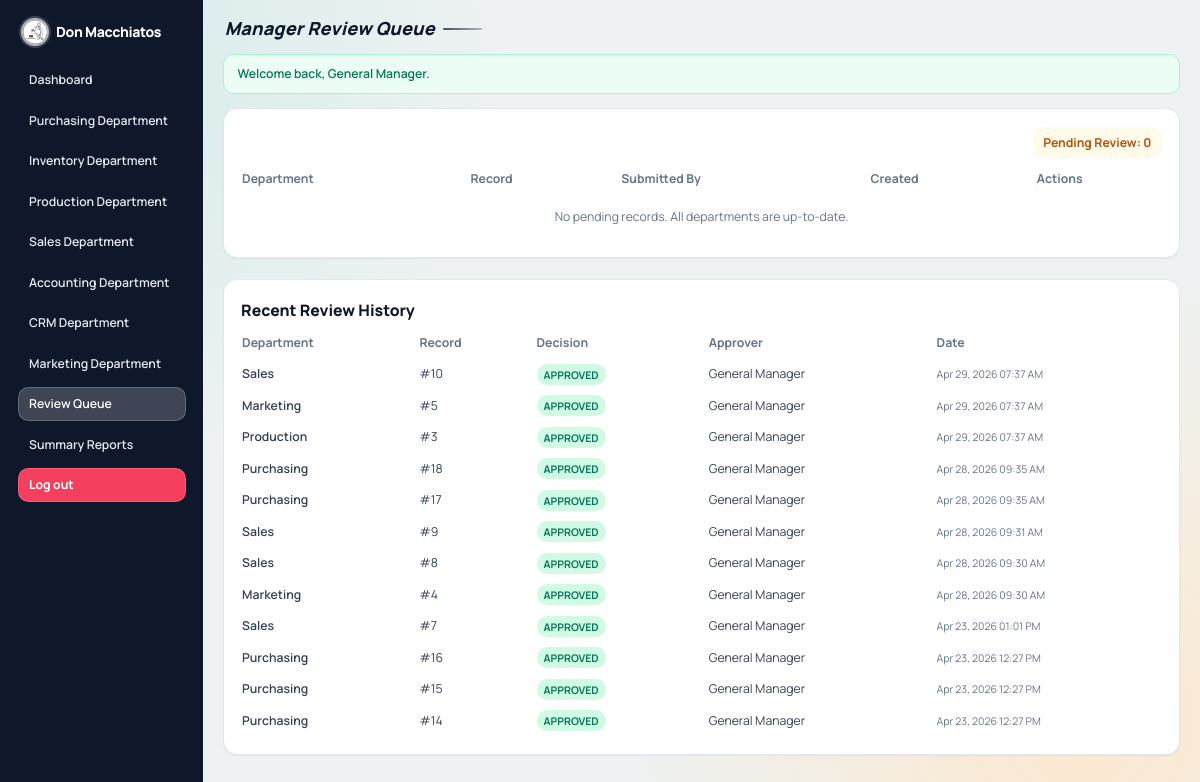
Before: /approvals.php (signed in) with the older database file.
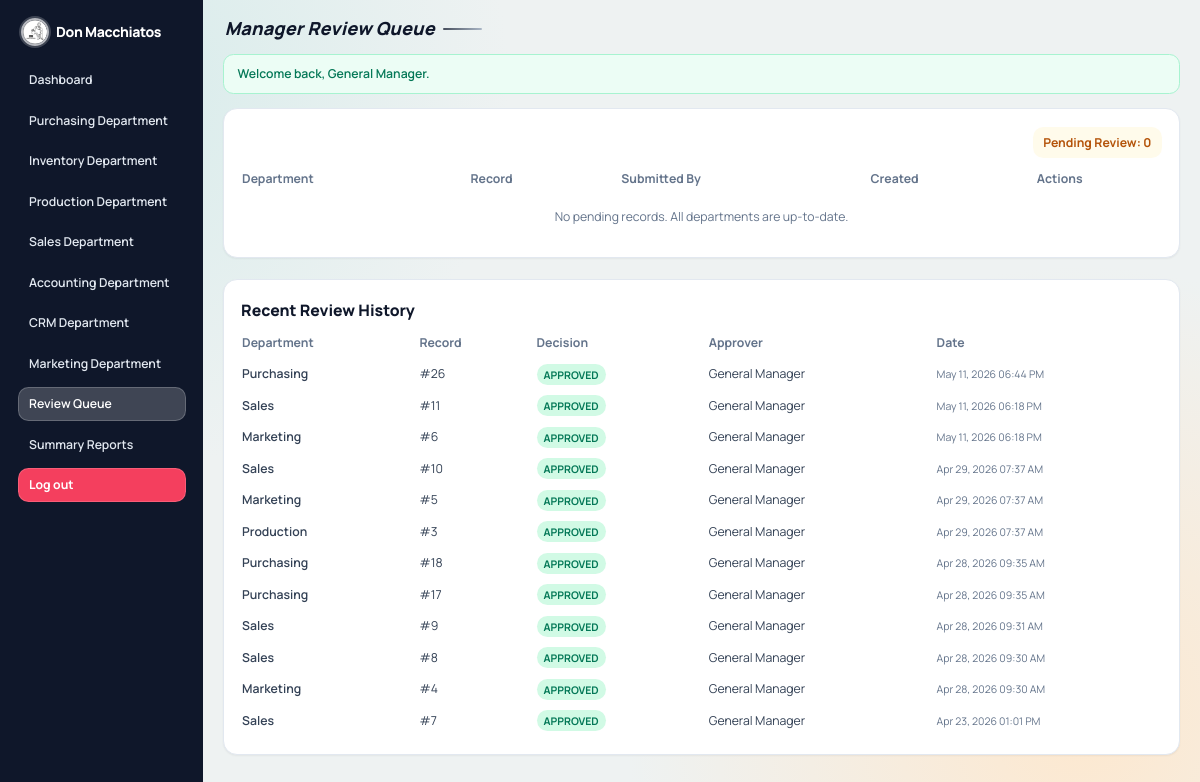
After: the same page with the newer database file.
### tables this page shows
CREATE TABLE `approval_logs` (
  `id` int(10) UNSIGNED NOT NULL,
  `module` enum('purchasing','inventory','production','sales','accounting','crm','marketing') NOT NULL,
  `record_id` int(10) UNSIGNED NOT NULL,
  `action` enum('approved','rejected') NOT NULL,
  `note` text DEFAULT NULL,
  `action_by` int(10) UNSIGNED DEFAULT NULL,
  `action_at` datetime NOT NULL DEFAULT current_timestamp()
);

CREATE TABLE `users` (
  `id` int(10) UNSIGNED NOT NULL,
  `full_name` varchar(120) NOT NULL,
  `username` varchar(60) NOT NULL,
  `password_hash` varchar(255) NOT NULL,
  `role` enum('general_manager','department_head') NOT NULL,
  `department` enum('purchasing','inventory','production','sales','accounting','crm','marketing') DEFAULT NULL,
  `created_at` datetime NOT NULL DEFAULT current_timestamp(),
  `updated_at` datetime NOT NULL DEFAULT current_timestamp() ON UPDATE current_timestamp()
);

### includes/functions.php (called while the page is built, shortened)
<?php
function e($value): string
{
    return htmlspecialchars((string) $value, ENT_QUOTES, 'UTF-8');
}
function consume_flashes(): array
{
    $flashes = $_SESSION['flashes'] ?? [];
    return $flashes;
}
function departments(): array
{
    global $DEPARTMENTS;
    return $DEPARTMENTS;
}
function department_label(string $departmentKey): string
{
    $list = departments();
    return $list[$departmentKey] ?? ucfirst($departmentKey);
}
function department_short_label(string $departmentKey): string
{
    return trim(str_replace(' Department', '', department_label($departmentKey)));
}
function can_user_access_department(array $user, string $departmentKey): bool
{
    if (($user['role'] ?? null) === ROLE_GENERAL_MANAGER) {
        return in_array($departmentKey, ['purchasing', 'inventory', 'production', 'sales', 'accounting', 'crm', 'marketing'], true);
    }
    return ($user['role'] ?? null) === ROLE_DEPARTMENT_HEAD && ($user['department'] ?? '') === $departmentKey;
}
function format_table_value(string $column, $value): string
{
    if (in_array($column, ['created_at', 'updated_at', 'approved_at', 'last_purchase_at', 'paid_at', 'received_verified_at'], true)) {
        $timestamp = strtotime((string) $value);
        return $timestamp ? date('M d, Y h:i A', $timestamp) : (string) $value;
    }
    return (string) $value;
}

### config.php (called while the page is built, shortened)
<?php
$DEPARTMENTS = [
    'purchasing' => 'Purchasing Department',
    'inventory' => 'Inventory Department',
    'production' => 'Production Department',
    'sales' => 'Sales Department',
    'accounting' => 'Accounting Department',
    'crm' => 'CRM Department',
    'marketing' => 'Marketing Department',
];

### includes/auth.php (called while the page is built, shortened)
<?php
function current_user(): ?array
{
    return $_SESSION['user'] ?? null;
}

### approvals.php (the view, shortened to what the changed rows need)
<?php
$pdo = db();
$recentLogs = $pdo->query("SELECT l.*, u.full_name AS approver_name
    FROM approval_logs l
    LEFT JOIN users u ON u.id = l.action_by
    ORDER BY l.action_at DESC
    LIMIT 12")
    ->fetchAll();
$pageTitle = 'Manager Review Queue';
$activePage = 'approvals';
require_once __DIR__ . '/includes/layout_top.php';
?>
<section class="rounded-2xl border border-slate-200 bg-white p-5 shadow-sm">
    <div class="mb-3 text-left sm:text-right">
    </div>
    <div class="table-scroll">
        <table class="stack-table w-full min-w-[860px] text-sm">
            <thead>
            <tr class="text-left text-slate-500">
                <th class="pb-2 pr-4" data-priority="high">Department</th>
                <th class="pb-2 pr-4" data-priority="high">Record</th>
                <th class="pb-2 pr-4" data-priority="low">Submitted By</th>
                <th class="pb-2 pr-4" data-priority="low">Created</th>
                <th class="pb-2" data-priority="high">Actions</th>
            </tr>
            </thead>
        </table>
    </div>
</section>
<section class="mt-6 rounded-2xl border border-slate-200 bg-white p-5 shadow-sm">
    <h3 class="text-lg font-extrabold text-slate-900">Recent Review History</h3>
    <div class="table-scroll mt-3">
        <table class="stack-table w-full min-w-[760px] text-sm">
            <thead>
            <tr class="text-left text-slate-500">
                <th class="pb-2 pr-4" data-priority="high">Department</th>
                <th class="pb-2 pr-4" data-priority="high">Record</th>
                <th class="pb-2 pr-4" data-priority="high">Decision</th>
                <th class="pb-2 pr-4" data-priority="low">Approver</th>
                <th class="pb-2" data-priority="low">Date</th>
            </tr>
            </thead>
            <tbody class="text-slate-700">
            <?php if ($recentLogs): ?>
                <?php foreach ($recentLogs as $log): ?>
                    <tr class="border-t border-slate-100">
                        <td class="py-2 pr-4 font-semibold"><?= e(department_short_label((string) $log['module'])) ?></td>
                        <td class="py-2 pr-4">#<?= e((string) $log['record_id']) ?></td>
                        <td class="py-2 pr-4">
                            <span class="rounded-full px-2 py-1 text-xs font-bold <?= $log['action'] === 'approved' ? 'bg-emerald-100 text-emerald-700' : 'bg-rose-100 text-rose-700' ?>"><?= e(strtoupper((string) $log['action'])) ?></span>
                        </td>
                        <td class="py-2 pr-4"><?= e($log['approver_name'] ?? '-') ?></td>
                        <td class="py-2 text-xs text-slate-500"><?= e(format_table_value('updated_at', $log['action_at'] ?? null)) ?></td>
                    </tr>
                <?php endforeach; ?>
            <?php else: ?>
                <tr>
                    <td colspan="5" class="py-4 text-center text-slate-500">No approval history yet.</td>
                </tr>
            <?php endif; ?>
            </tbody>
        </table>
    </div>
</section>
<?php require_once __DIR__ . '/includes/layout_bottom.php'; ?>

### includes/layout_top.php (shortened to what the changed rows need)
<?php
$user = current_user();
$navClass = static function (bool $active): string {
    if ($active) {
        return 'bg-white/20 text-white border border-white/20';
    }
    return 'text-slate-200 border border-transparent hover:bg-white/10 hover:border-white/20';
};
$tailwindCssFile = __DIR__ . '/../assets/css/tailwind.css';
$tailwindCssVersion = is_file($tailwindCssFile) ? (string) filemtime($tailwindCssFile) : '1';
$fontCssFile = __DIR__ . '/../assets/css/fonts.css';
$fontCssVersion = is_file($fontCssFile) ? (string) filemtime($fontCssFile) : '1';
?>
<!doctype html>
<html lang="en">
<head>
    <link rel="stylesheet" href="assets/css/fonts.css?v=<?= e($fontCssVersion) ?>">
    <link rel="stylesheet" href="assets/css/tailwind.css?v=<?= e($tailwindCssVersion) ?>">
</head>
<body>
<div class="min-h-screen flex w-full overflow-x-hidden">
    <aside class="app-sidebar hidden md:flex md:fixed md:inset-y-0 md:left-0 md:flex-col md:overflow-y-auto bg-slate-900 text-slate-100 p-4 lg:p-5">
        <div>
            <div class="mb-5 flex items-center gap-2 px-1">
                <h1 class="overflow-hidden text-ellipsis whitespace-nowrap text-base font-extrabold tracking-tight text-white"><?= e(APP_NAME) ?></h1>
            </div>
            <nav class="space-y-2">
                <a href="dashboard.php" class="block rounded-xl px-3 py-2 text-sm font-semibold <?= $navClass($activePage === 'dashboard') ?>">Dashboard</a>
                <?php foreach (departments() as $departmentKey => $departmentName): ?>
                    <?php if (can_user_access_department($user ?? [], $departmentKey)): ?>
                        <a href="department.php?dept=<?= e($departmentKey) ?>" class="block rounded-xl px-3 py-2 text-sm font-semibold <?= $navClass($activePage === 'department_' . $departmentKey) ?>"><?= e($departmentName) ?></a>
                    <?php endif; ?>
                <?php endforeach; ?>
                <?php if (($user['role'] ?? '') === ROLE_GENERAL_MANAGER): ?>
                    <a href="approvals.php" class="block rounded-xl px-3 py-2 text-sm font-semibold <?= $navClass($activePage === 'approvals') ?>">Review Queue</a>
                    <a href="reports.php" class="block rounded-xl px-3 py-2 text-sm font-semibold <?= $navClass($activePage === 'reports') ?>">Summary Reports</a>
                <?php endif; ?>
                <a href="logout.php" class="mt-3 block rounded-xl border border-rose-300/30 bg-rose-500 px-3 py-2 text-sm font-bold text-white hover:bg-rose-400">Log out</a>
            </nav>
        </div>
    </aside>
    <main class="app-main flex-1">
        <div class="app-content-wrap">
            <header class="app-page-title-wrap" role="banner">
                <div class="app-page-title-main">
                    <h2 class="app-page-title text-slate-900"><?= e($pageTitle) ?></h2>
                </div>
            </header>
            <?php foreach (consume_flashes() as $flash): ?>
                <div class="mb-4 rounded-xl border px-4 py-3 text-sm font-semibold <?= $flash['type'] === 'success' ? 'border-emerald-200 bg-emerald-50 text-emerald-700' : 'border-rose-200 bg-rose-50 text-rose-700' ?>">
                    <?= e($flash['message']) ?>
                </div>
            <?php endforeach; ?>

Changed rows visible on the page:
no longer on this page (row unchanged): approval_logs: module "Purchasing", record "16", action "APPROVED", action_by.full_name "General Manager", action_at "Apr 23, 2026 12:27 PM"
no longer on this page (row unchanged): approval_logs: module "Purchasing", record "15", action "APPROVED", action_by.full_name "General Manager", action_at "Apr 23, 2026 12:27 PM"
no longer on this page (row unchanged): approval_logs: module "Purchasing", record "14", action "APPROVED", action_by.full_name "General Manager", action_at "Apr 23, 2026 12:27 PM"
added approval_logs: module "Purchasing", record "26", action "APPROVED", action_by.full_name "General Manager", action_at "May 11, 2026 06:44 PM"
added approval_logs: module "Sales", record "11", action "APPROVED", action_by.full_name "General Manager", action_at "May 11, 2026 06:18 PM"
added approval_logs: module "Marketing", record "6", action "APPROVED", action_by.full_name "General Manager", action_at "May 11, 2026 06:18 PM"
